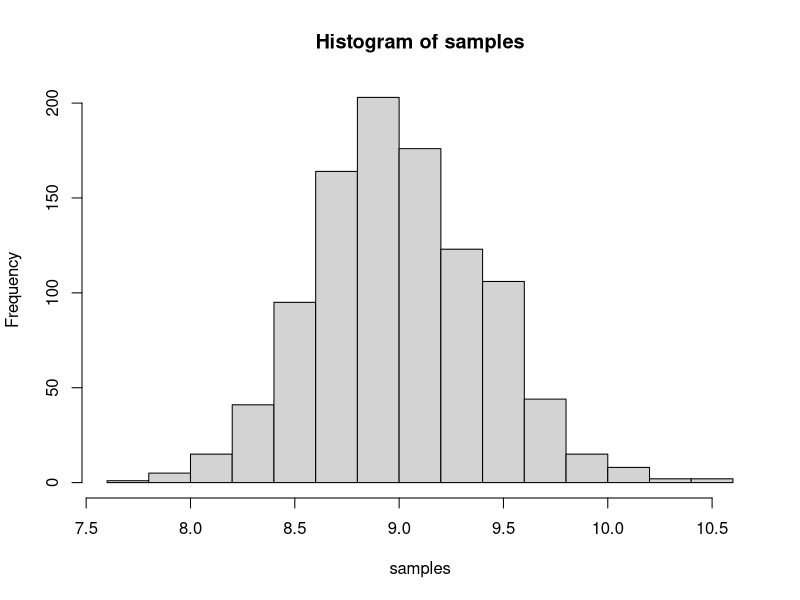
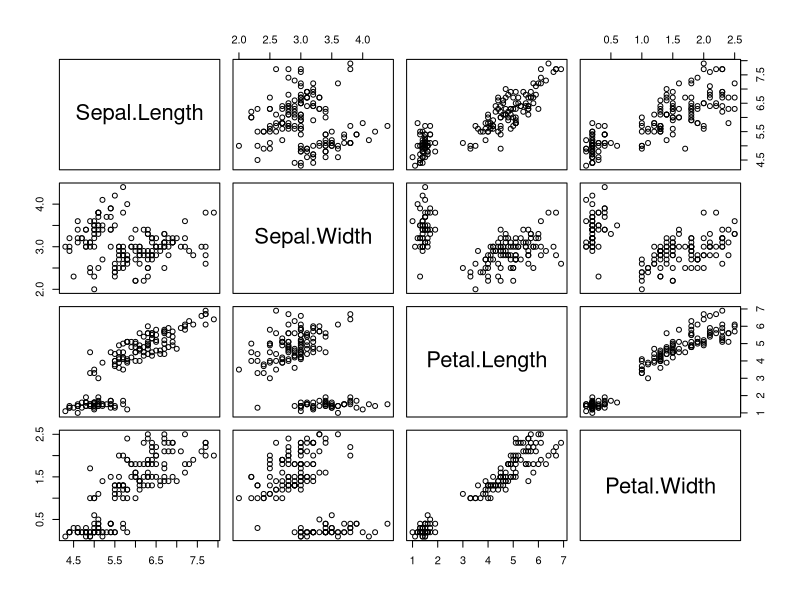
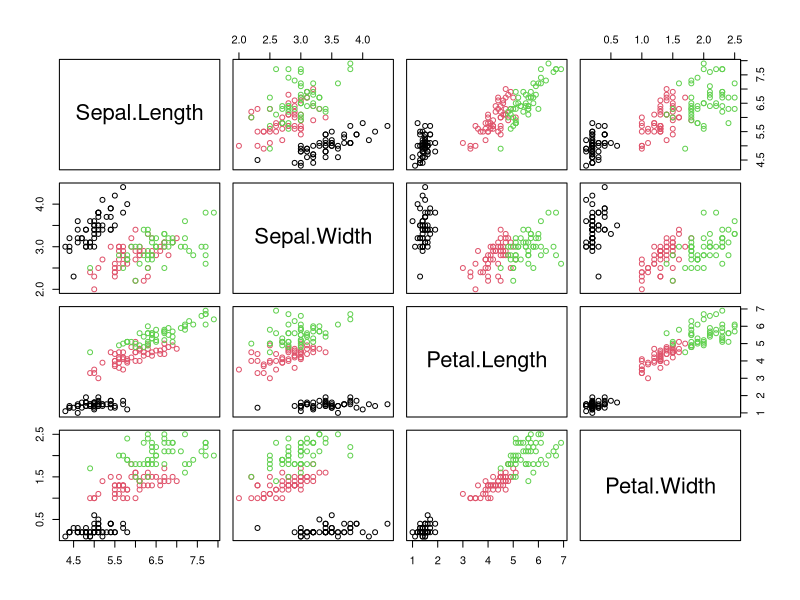

Generate these figures, in order, with R:
## ---- chunk 1
momentData <- c(87, 54, 93, 62, 25, 99, 83, 36, 25, 38, 86, 18, 96, 95, 64, 47, 63, 85, 91, 73, 32, 52, 69, 30, 87)

mean(momentData)
mean(momentData^2)
mean(momentData^3)



## ---- chunk 2
m1 <- sum(momentData)/length(momentData)
m2 <- sum(momentData^2)/length(momentData)
varEstimate <- m2 - m1^2
variance <- sum((momentData - mean(momentData))^2)/(length(momentData) - 1)
varEstimate
variance

## ---- chunk 3
sum <- 0
squares <- c(1,4,9,16,25,36,49)
for (i in squares) {
    sum <- sum + 1/7*i
}
sum
## ---- chunk 4
samples <- replicate(1000, var(rnorm(1000, 0, 3)))
hist(samples)
## ---- chunk 5
cov(iris[, 1:4])
## ---- chunk 6
cor(iris[, 1:4])
## ---- chunk 7
pairs(iris[, 1:4])
## ---- chunk 8
pairs(iris[, 1:4], col = iris$Species)
